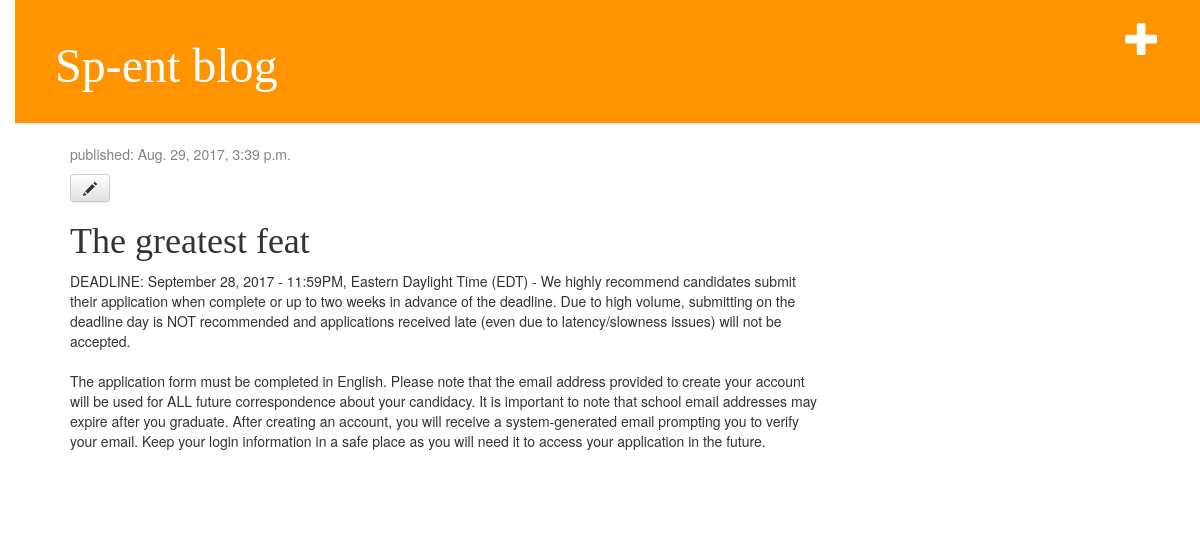
Screenshot of /post/3/ with the database file from the repository.
### blog/models.py (models this page shows, shortened)
class Post(models.Model):
    author = models.ForeignKey('auth.User')
    title = models.CharField(max_length=200)
    text = models.TextField()
    created_date = models.DateTimeField(default=timezone.now)
    published_date = models.DateTimeField(blank=True, null=True)

### blog/views.py (the view)
# urls.py: url(r'^post/(?P<pk>\d+)/$', views.post_detail, name = 'post_detail'),
def post_detail(request, pk):
    post = get_object_or_404(Post, pk=pk)
    return render(request, 'blog/post_detail.html', {'post': post})

### blog/templates/blog/post_detail.html
                {% extends 'blog/base.html' %}
                {% block content %}
				    <div class="post">
				        {% if post.published_date %}
					        <div class="date">
						        <p>published: {{post.published_date}}</p>
						    </div>
						{% endif %}
						<a class="btn btn-default" href="{% url 'post_edit' pk=post.pk %}"><span class="glyphicon glyphicon-pencil"></
span></a>
						<h1>{{post.title}}</h1>
						<p>{{post.text|linebreaksbr}}</p>
					</div>
				{% endblock %}

### blog/static/css/blog.css (style rules this page uses)
body { padding-left: 15px; }
h1, h2, h3, h4 { font-family: 'Lobster', cursive; }
.date { color: #828282; }
.post { margin-bottom: 70px; }

### rows the page displays
Post: published_date "Aug. 29, 2017, 3:39 p.m.", title "The greatest feat", text "DEADLINE: September 28, 2017 - 11:59PM, Eastern Daylight Time (EDT) - We highly recommend candidates submit their application when complete or up to two weeks in advance of the deadline. Due to high volume, submitting on the deadline day is NOT recommended and applications received late (even due to latency/slowness issues) will not be accepted. The application form must be completed in English. Please note that the email address provided to create your account will be used for ALL future correspondence about your candidacy. It is important to note that school email addresses may expire after you graduate. After creating an account, you will receive a system-generated email prompting you to…"
